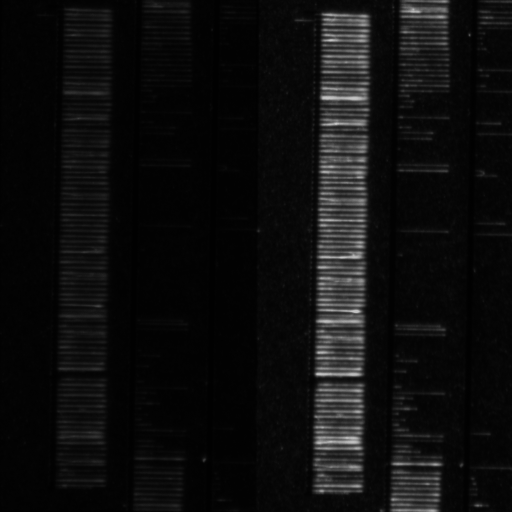
#> input picture image-analysis-basics/test_images/dcf_test_img_1.tif, 512 x 512 px; its folder holds only this picture in this run
$ jupyter execute --allow-errors 5__DNA_curtain_finder_1.ipynb
#> lines starting #> are read from the running program, lines starting #| are printed output that depends on the picture
## DNA curtain finder
----
[DNA_curtain_finder part_1](https://github.com/ReddingLab/Learning/blob/master/image-analysis-basics/5__DNA_curtain_finder_1.ipynb)

[DNA_curtain_finder part_2](https://github.com/ReddingLab/Learning/blob/master/image-analysis-basics/6__DNA_curtain_finder_2.ipynb)

[DNA_curtain_finder part_3](https://github.com/ReddingLab/Learning/blob/master/image-analysis-basics/7__DNA_curtain_finder_3.ipynb)

This notebook is part of a three part walk-through of the Al-Gore-rhythm we can use to find individual DNA strands in our images. This notebook starts us off by outlining our method to locate each DNA curtain within an image.

[cell 1]
#Dependencies
import smtools.alignment as al
from smtools.misc import skewnormal
from skimage.external.tifffile import imread
from skimage.feature import canny
from skimage.transform import probabilistic_hough_line
from skimage.exposure import equalize_adapthist
from scipy.signal import find_peaks, savgol_filter
from scipy.ndimage.interpolation import rotate
from matplotlib.patches import Rectangle


import os
import numpy as np
import matplotlib.pyplot as plt

There are four test images supplied with this tutorial. I am going to begin by opening each of them.

[cell 2]
im_list = []
for i in os.listdir("test_images/"):
    if i.endswith("tif"):
        im_list.append(equalize_adapthist(imread("test_images/"+i)))

fig, subplots = plt.subplots(1,4,figsize =(12,3),
                             constrained_layout=True,
                             sharex = True, sharey = True)
for i,ax in zip(im_list,subplots.reshape(-1)):
    ax.imshow(i, cmap = "Greys_r")
#> this loop made 1 pass

plt.show()
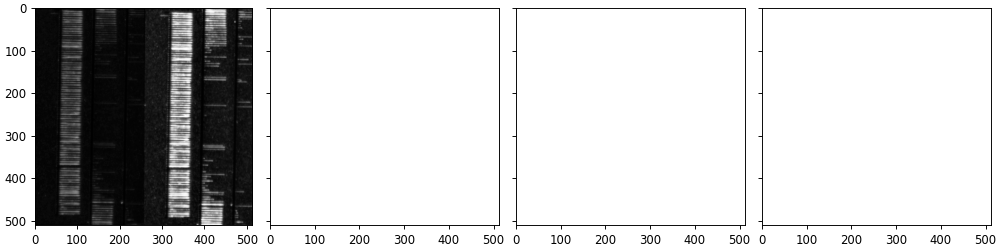
#> figure drawn by matplotlib, 1 panel

Then I am going to use some imported functions to locate the major features in these images. To start, we are going to use [canny edge detection](https://en.wikipedia.org/wiki/Canny_edge_detector) from [scikit-image](http://scikit-image.org/docs/dev/auto_examples/edges/plot_canny.html) to mark the high confidence edges in the image. Then we are going draw lines on those edges using a [hough_line](http://scikit-image.org/docs/dev/api/skimage.transform.html#skimage.transform.probabilistic_hough_line) transform. There are a couple parameters that we are going to set for line transform, here are their meanings, which can also be found on their docs.

* line_length — Minimum accepted length of detected lines. We set this to be roughly the size of our DNA in pixels
* theta — Angles at which to compute the transform, in radians. We are setting this here to allow a set of angles in between ~ 84&deg;-96&deg;
* line_gap — Maximum gap between pixels to still form a line. Increase the parameter to merge broken lines more aggressively

Importantly, this algorithm may yield different results each time it is run, though it should be relatively robust. The reason for the variability is the algorithm accesses pixels in a radom fashion when detecting lines, such that if lines share, pixels the first line to be detected removes the common pixels (and pixels in the area around it) from being accesed by other lines which results in gaps in the other lines. This is also why we do not use this method to find the individual DNA strands below.

[cell 3]
im = im_list[0]
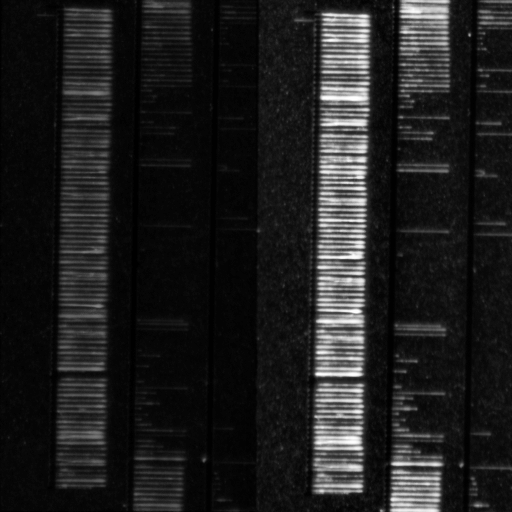
#> im: shape (512, 512) float64; min 0, max 1, mean 0.123
#> (the rest of this cell did not finish here and is left out)

The method actually works pretty well, and we are going to get a couple things out of it. First, we can use these lines to orient our images. If our image is rotated a small amount (+/- x&deg; away from 90&deg; see above in definition of theta) we can look at all of the lines drawn by the transform, and calculate the most likely angle of rotation.

[cell 4]
import warnings
warnings.filterwarnings('ignore')

# [13 lines left out: function find_rotang, not called in this run]

#> (the rest of this cell did not finish here and is left out)

Because the hough line transform is variable, its worth taking a quick look at how reproducible this measurement is. The take home is on a single pass, we ought not use this for much more than a general rotation measurement. However, we could make several calculations and average to do much better. That said, there are not any current reasons why we need to get "highly" accurate rotations of our images, but it is useful to get them close to straight for how we will identify individual DNA strands later on, which means a single pass should suffice.

[cell 5]
fig, subplots = plt.subplots(1,4,figsize =(12,3),
                             constrained_layout=True,
                             sharey = True)
#> (the rest of this cell did not finish here and is left out)

The second, and more useful bit of information we get from the lines found by the hough transform is the general bounds of each curtain. We are going to use the average start and end positions of all of the lines to locate the left and right ends of the DNA, and also the top and bottom, of each curtain.

To do this, I'm first going to plot all of the starting and ending positions of the lines. Then I'm going to use the [find_peaks](https://docs.scipy.org/doc/scipy/reference/generated/scipy.signal.find_peaks.html) function from scipy.signal to locate where most lines begin and end. When I call this function, I also require that each peak is at least 50 pixels apart, this is because that's how long the DNA is in these images.

[cell 6]
fig, subplots = plt.subplots(4,1,figsize =(12,6))

#> (the rest of this cell did not finish here and is left out)

This does okay, but there's no safegaurds that we get the same number of starts and ends or that the peaks are "quality", you can prove this to yourself by running the above code several times. So we are going to do three things before our final assignment of the start and end position of each curtain. First, we are going to smooth the signal with the [savgol_filter](https://docs.scipy.org/doc/scipy-0.15.1/reference/generated/scipy.signal.savgol_filter.html). Then we are going to throw out peaks below a defined threshold. Finally, we will require start and end positions to be a particular distance from one another.

[cell 7]
fig, subplots = plt.subplots(4,1,figsize =(12,6))

#> (the rest of this cell did not finish here and is left out)

Okay that gives us a good idea where each curtain starts and ends. Next we are going to go back through the lines detected by the hough transform, and assign each line to one of the curtains based on which curtain start position is closest to each line start position. Once all the lines are assigned to a curtain, then we find the position of the first and last line assigned to a particular curtain and add a few pixels to that position and call that the top or the bottom.

[cell 8]
data_list, masked_curtain_list = [], []
#> (the rest of this cell did not finish here and is left out)

Now lets get a sense of how this looks on the image.

[cell 9]
fig, subplots = plt.subplots(1,4,figsize =(11,5),
                             constrained_layout=True,
                             sharex = True, sharey = True)
for i,j,ax in zip(im_list,data_list, subplots.reshape(-1)):
    ch1,ch2 = al.im_split(i)
    angle = find_rotang(ch2)
    rotated_ch2 = rotate(ch2,angle)

    ax.imshow(rotated_ch2)
    for k in j:
        ax.add_patch(Rectangle((k[0],k[2]),k[1]-k[0],k[3]-k[2],fill=False, color = "yellow"))
#> this loop made 0 passes

plt.show()

$ run again, on image-analysis-basics/test_images/test_image_1.tif
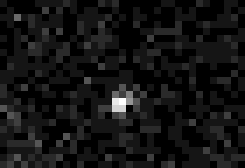
#> input picture image-analysis-basics/test_images/test_image_1.tif, 35 x 24 px (shown 7 times larger)
#> the loop `for i,ax in zip(im_list,subplots.reshape(-1)):` made 1 pass
#> `plt.show()`:
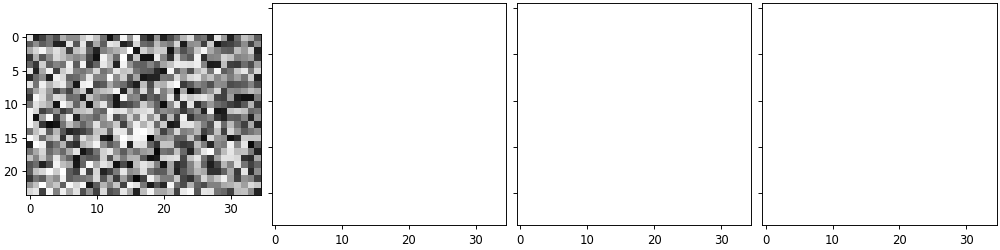
#> figure drawn by matplotlib, 1 panel
#> `im = im_list[0]`:
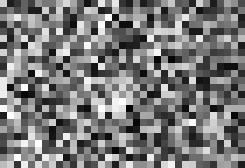
#> im: shape (24, 35) float64 (shown 7 times larger); min 0, max 1, mean 0.475

$ run again, on image-analysis-basics/test_images/test_image_2.tif
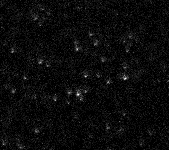
#> input picture image-analysis-basics/test_images/test_image_2.tif, 169 x 150 px
#> the loop `for i,ax in zip(im_list,subplots.reshape(-1)):` made 1 pass
#> `plt.show()`:
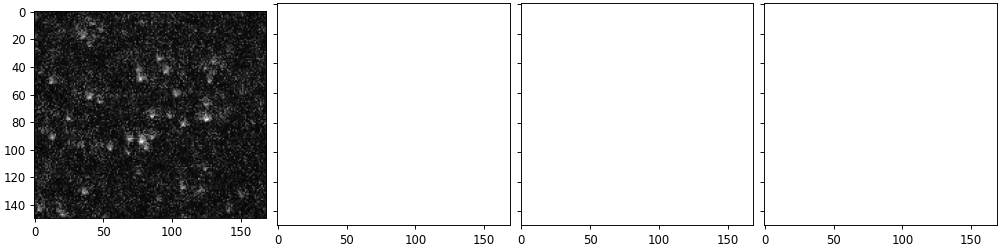
#> figure drawn by matplotlib, 1 panel
#> `im = im_list[0]`:
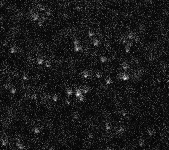
#> im: shape (150, 169) float64; min 0, max 1, mean 0.101

$ run again, on image-analysis-basics/test_images/dcf_test_img_2.tif
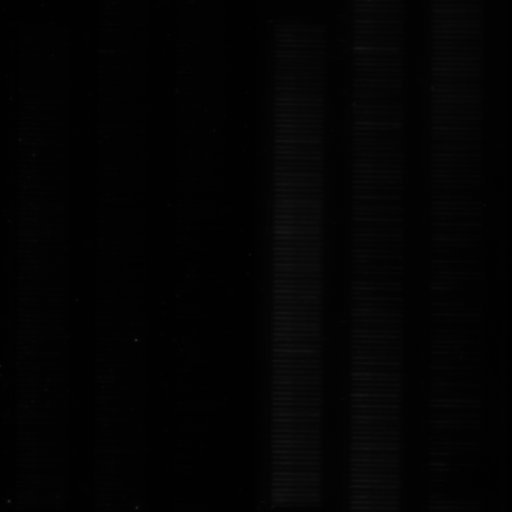
#> input picture image-analysis-basics/test_images/dcf_test_img_2.tif, 512 x 512 px
#> the loop `for i,ax in zip(im_list,subplots.reshape(-1)):` made 1 pass
#> `plt.show()`:
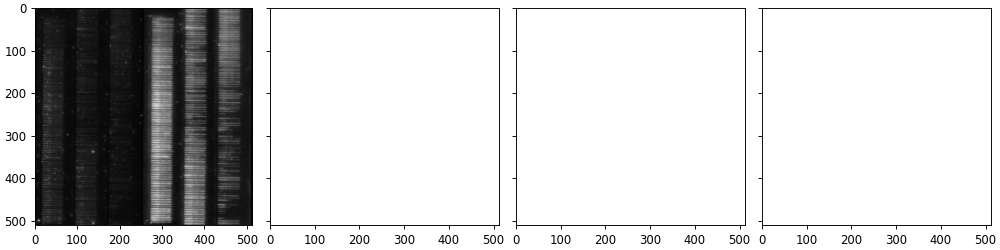
#> figure drawn by matplotlib, 1 panel
#> `im = im_list[0]`:
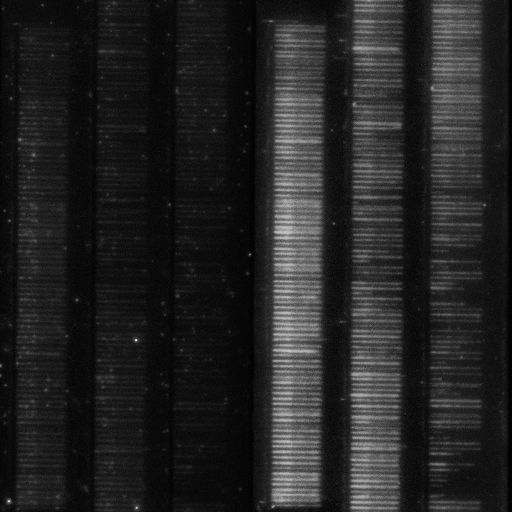
#> im: shape (512, 512) float64; min 0, max 1, mean 0.14
